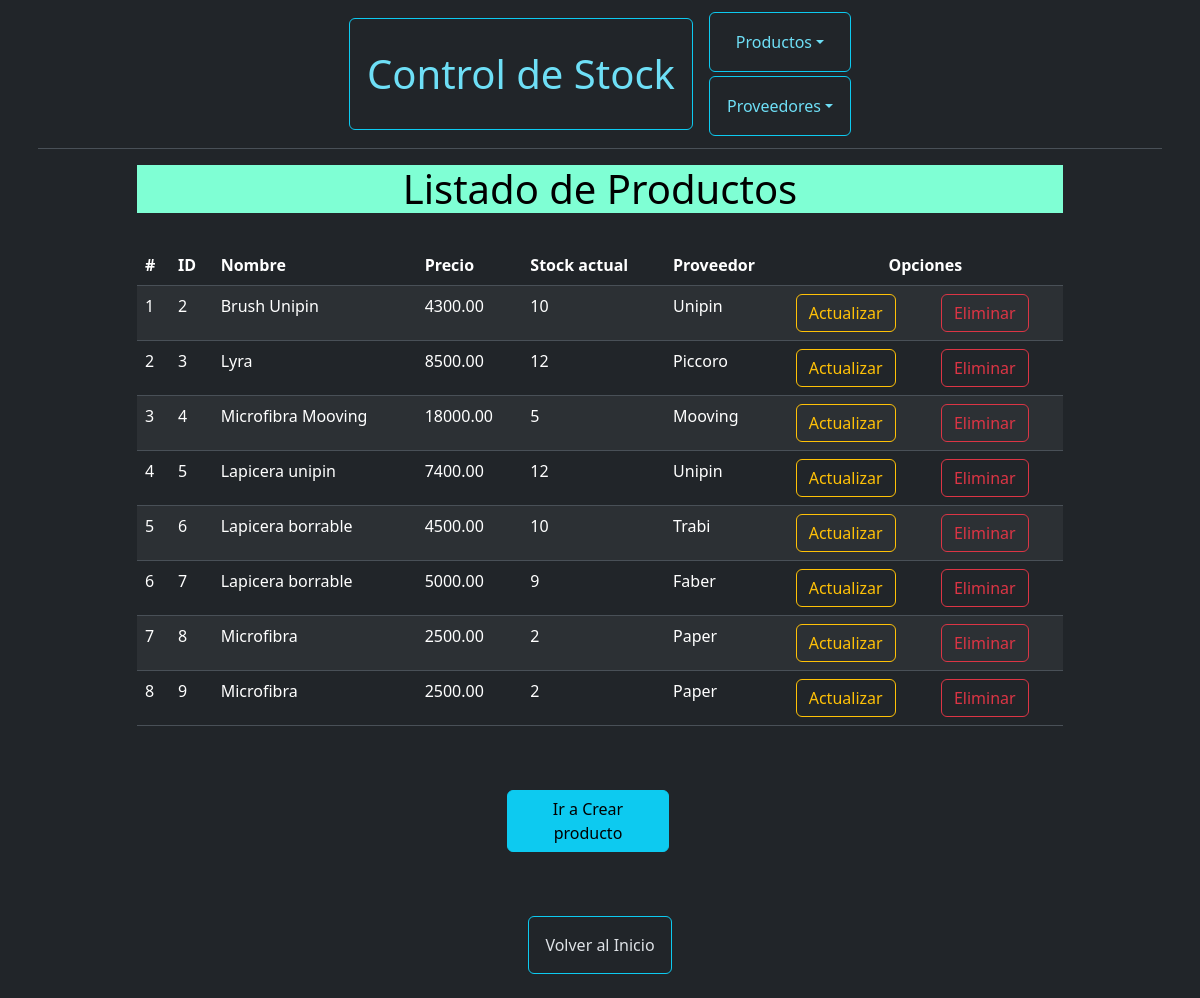
The app's page /productos/listar_productos/, older data.
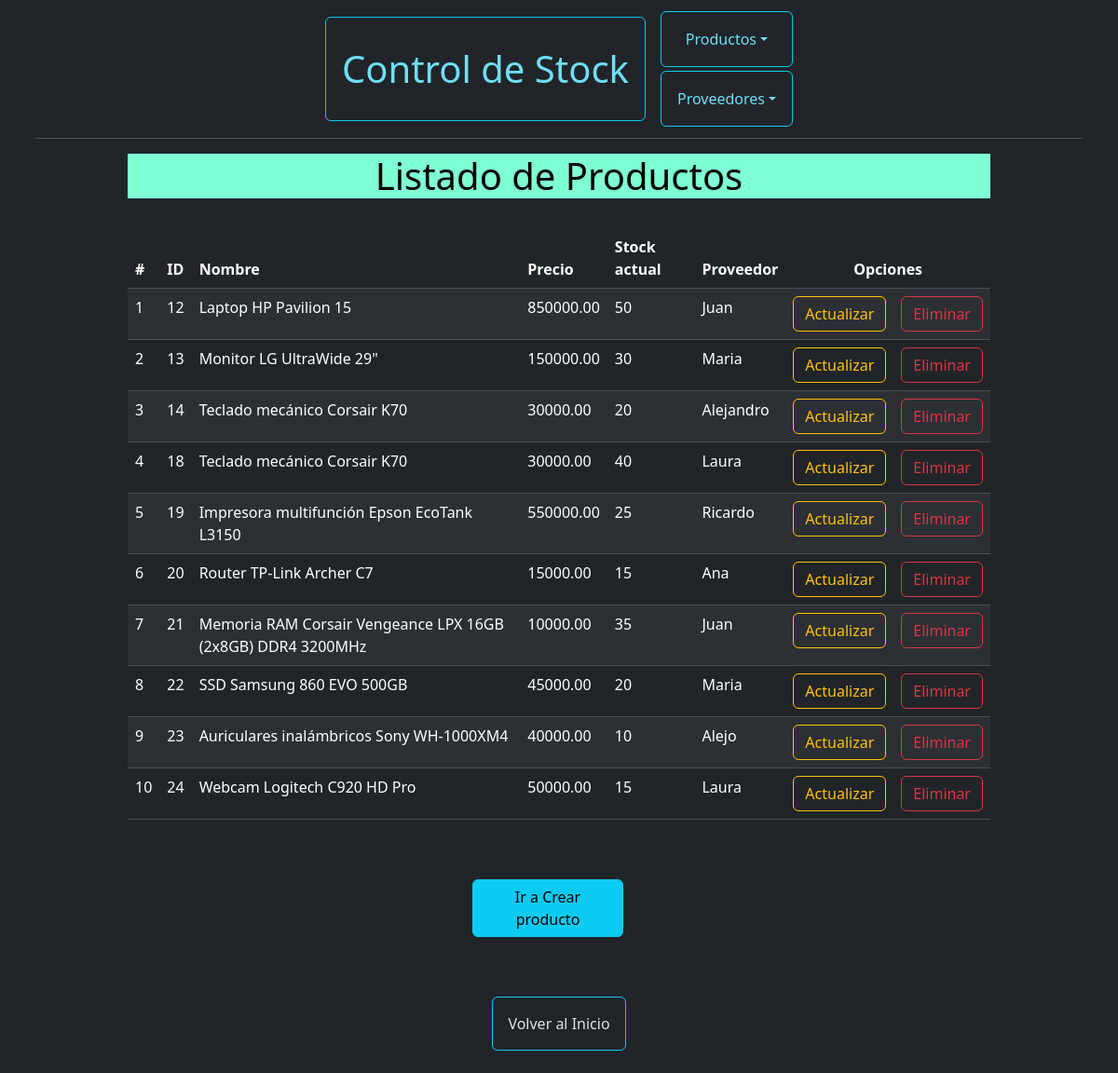
The same page, newer data.
### compra/models.py (models this page shows, shortened)
class Producto(models.Model):
    nombre = models.CharField(max_length=150)
    precio = models.FloatField(max_length=100)
    stock_actual = models.IntegerField()
    proveedor = models.ForeignKey(Proveedor, on_delete=models.CASCADE)

class Proveedor(models.Model):
    nombre = models.CharField(max_length=150)
    apellido = models.CharField(max_length=150)
    dni = models.IntegerField()
    def __str__(self):
        return self.nombre

### compra/views.py (the view)
# urls.py: path('productos/listar_productos/', views.listar_productos, name='listar_productos'),
def listar_productos(request):
    productos = Producto.objects.all()
    return render (request, 'listar_productos.html', {'productos': productos})

### compra/templates/listar_productos.html (shortened to what this page needs)
{% extends "./base.html" %}
{% block body %}
<div class="row">
    <div class="col-10 mx-auto">
        <div class="col-12 mx-auto">
            <h1>Listado de Productos</h1>
            <div class="table-responsive py-4">
                <table class="table table-striped">
                    <thead>
                        <tr>
                            <th>#</th>
                            <th>ID</th>
                            <th>Nombre</th>
                            <th>Precio</th>
                            <th>Stock actual</th>
                            <th>Proveedor</th>
                            <th class="doscolumnas" colspan="3">Opciones</th>
                        </tr>
                    </thead>
                    <tbody >
                        {% for p in productos %}
                        <tr>
                            <td>{{forloop.counter}}</td>
                            <td> {{p.id}} </td>
                            <td> {{p.nombre}} </td>
                            <td> {{p.precio|floatformat:2}} </td>
                            <td> {{p.stock_actual|floatformat:0 }}</td>
                            <td> {{p.proveedor}} </td>
                            <td><a href="producto_a_actualizar/{{p.id}}" class="btn btn-outline-warning">Actualizar</a></td>
                            <td><a href="eliminar_producto/{{p.id}}" class="btn btn-outline-danger btnEliminacionProducto">Eliminar</a></td>
                        </tr>
                        {% endfor %}
                    </tbody>
                </table>
            </div>
        </div>
    </div>
    <div class="row mt-4">
        <div class="col-sm-2 mx-auto">
            <div class="form-group">
                <a href="{% url 'agregar_producto' %}" class="btn btn-info btn-block">Ir a Crear producto</a>
            </div>
        </div>
    </div>
</div>
{% endblock %}

### compra/templates/base.html (shortened to what this page needs)
{% load static %}
<!DOCTYPE html>
<html lang="en">
<head>
  <link href="https://cdn.jsdelivr.net/npm/bootstrap@5.3.3/dist/css/bootstrap.min.css" rel="stylesheet"
>
</head>
<body data-bs-theme="dark">
  <main>
  <div class="container px-2 text-center">
    <ul class="nav nav-tabs navbar justify-content-center nav nav-underline text-body-emphasis">
      <li class="nav-item bg-opacity-10 border border-info rounded py-3 px-3">
        <a class="nav-link text-info-emphasis fs-1" href="{% url 'inicio' %}"> Control de Stock </a>
      </li>
      <div data-bs-theme="dark">
      <li class="nav-item dropdown bg-opacity-10 border border-info rounded py-2 px-3 my-1">
        <a class="nav-link dropdown-toggle text-info-emphasis " href="{% url 'listar_productos' %}" id="productosDropdown" role="button" data-bs-toggle="dropdown" aria-expanded="false">Productos</a>
      </li>
      <li class="nav-item dropdown bg-opacity-10 border border-info rounded text-warning-emphasis py-2 px-3 my-1">
        <a class="nav-link dropdown-toggle text-info-emphasis" data-bs-toggle="dropdown" href="{% url 'listar_proveedores' %}" role="button" aria-expanded="false">Proveedores</a>
      </li>
      </div>
    </ul>
  </div>
  <div class="container py-3">
    {% block body %}
    {% endblock %}
  </div>
  <link rel="stylesheet" href="{% static 'css/base.css' %}">
</main>
    <footer class="container mt-5 text-center mb-4">
      <a href="{% url 'inicio' %}" class=" btn bg-opacity-10 border border-info rounded py-3 px-3">Volver al Inicio </a>
    </footer>
</body>
</html>

### StockControl/static/css/base.css (style rules this page uses)
h1, text { text-align: center; vertical-align: middle; background-color: rgb(127, 255, 212); color: black; }
th.doscolumnas { text-align: center; }

Row changes from the older to the newer data that the page shows:
removed Producto: id "2", nombre "Brush Unipin", precio "4300.00", stock_actual "10", proveedor "Unipin"
removed Producto: id "3", nombre "Lyra", precio "8500.00", stock_actual "12", proveedor "Piccoro"
removed Producto: id "4", nombre "Microfibra Mooving", precio "18000.00", stock_actual "5", proveedor "Mooving"
removed Producto: id "5", nombre "Lapicera unipin", precio "7400.00", stock_actual "12", proveedor "Unipin"
removed Producto: id "6", nombre "Lapicera borrable", precio "4500.00", stock_actual "10", proveedor "Trabi"
removed Producto: id "7", nombre "Lapicera borrable", precio "5000.00", stock_actual "9", proveedor "Faber"
removed Producto: id "8", nombre "Microfibra", precio "2500.00", stock_actual "2", proveedor "Paper"
removed Producto: id "9", nombre "Microfibra", precio "2500.00", stock_actual "2", proveedor "Paper"
added Producto: id "12", nombre "Laptop HP Pavilion 15", precio "850000.00", stock_actual "50", proveedor "Juan"
added Producto: id "13", nombre "Monitor LG UltraWide 29\"", precio "150000.00", stock_actual "30", proveedor "Maria"
added Producto: id "14", nombre "Teclado mecánico Corsair K70", precio "30000.00", stock_actual "20", proveedor "Alejandro"
added Producto: id "18", nombre "Teclado mecánico Corsair K70", precio "30000.00", stock_actual "40", proveedor "Laura"
added Producto: id "19", nombre "Impresora multifunción Epson EcoTank L3150", precio "550000.00", stock_actual "25", proveedor "Ricardo"
added Producto: id "20", nombre "Router TP-Link Archer C7", precio "15000.00", stock_actual "15", proveedor "Ana"
added Producto: id "21", nombre "Memoria RAM Corsair Vengeance LPX 16GB (2x8GB) DDR4 3200MHz", precio "10000.00", stock_actual "35", proveedor "Juan"
added Producto: id "22", nombre "SSD Samsung 860 EVO 500GB", precio "45000.00", stock_actual "20", proveedor "Maria"
added Producto: id "23", nombre "Auriculares inalámbricos Sony WH-1000XM4", precio "40000.00", stock_actual "10", proveedor "Alejo"
added Producto: id "24", nombre "Webcam Logitech C920 HD Pro", precio "50000.00", stock_actual "15", proveedor "Laura"
